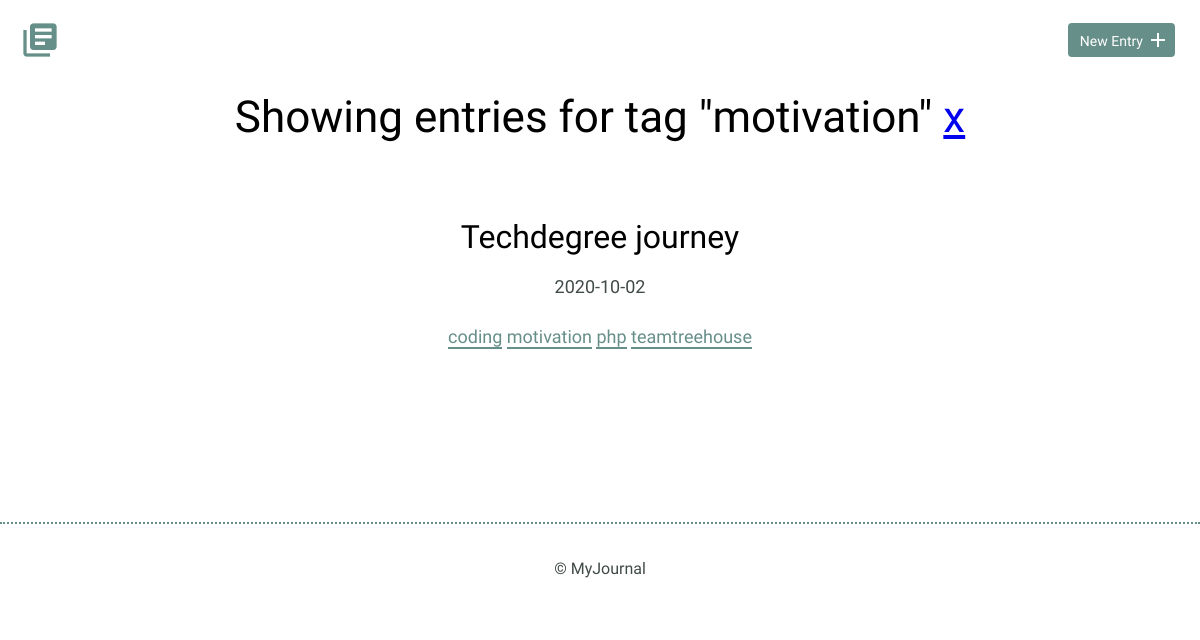
The app's page /index.php?tag_id=221 with its own data.
### tables this page shows
CREATE TABLE "tags" (
	"id"	INTEGER,
	"tag"	TEXT UNIQUE,
	PRIMARY KEY("id" AUTOINCREMENT)
);

CREATE TABLE "entries_tags" (
	"entry_id"	INTEGER,
	"tag_id"	INTEGER
);

CREATE TABLE "entries" (
	`id`	INTEGER,
	`title`	TEXT,
	`date`	TEXT,
	`time_spent`	INTEGER,
	`learned`	BLOB,
	`resources`	BLOB,
	PRIMARY KEY(`id`)
);

### inc/functions.php (called while the page is built, shortened)
<?php
function getEntriesForTag($tagId) {
    include 'connection.php';
    try {
        $stmt = $db->prepare('SELECT * FROM entries_tags JOIN entries ON entries_tags.entry_id = entries.id WHERE entries_tags.tag_id = ?');
        $stmt->bindValue(1, $_GET['tag_id'], PDO::PARAM_INT);
        $stmt->execute();
    } catch (Exception $e) {
        echoError($e->getMessage());
        return [];
    }
    return $stmt->fetchAll(PDO::FETCH_ASSOC);
}
function getTagsForEntry($entryId) {
      include 'connection.php';
      try {
        $stmt = $db->prepare('SELECT * FROM entries_tags JOIN tags ON entries_tags.tag_id = tags.id WHERE entries_tags.entry_id = ?');
        $stmt->bindValue(1, $entryId, PDO::PARAM_INT);
        $stmt->execute();
      } catch (Exception $e) {
        echoError($e->getMessage());
        return false;
      }
      return $stmt->fetchAll(PDO::FETCH_ASSOC);
}
function getTag($id) {
    include 'connection.php';
    try {
        $stmt = $db->prepare('SELECT * FROM tags WHERE id = ?');
        $stmt->bindValue(1, $id, PDO::PARAM_INT);
        $stmt->execute();
    } catch (Exception $e) {
        echoError($e->getMessage());
        return false;
    }
    return $stmt->fetch(PDO::FETCH_ASSOC);
}

### index.php (the view)
<?php
require 'inc/functions.php';
require 'header.php';
if (isset($_GET['tag_id'])) {
    $tagId = filter_input(INPUT_GET, 'tag_id', FILTER_SANITIZE_NUMBER_INT);
    $tag = getTag($tagId);
}
$entries = ! empty($tag) ? getEntriesForTag($tag['id']) : getEntries();
?>
<section>
    <div class="container">
        <?php if (! empty($tag)): ?>
            <h1 class="text-center">Showing entries for tag "<?= $tag['tag']; ?>" <a href="index.php">x</a></h1>
        <?php endif; ?>
        <div class="entry-list">
            <?php foreach ($entries as $entry): ?>
                <article>
                    <h2><a href="detail.php?id=<?= $entry['id'] ?>"><?= $entry['title'] ?></a></h2>
                    <p><time datetime="<?= $entry['date'] ?>"><?= $entry['date'] ?></time></p>
                    <p>
                        <?php foreach (getTagsForEntry($entry['id']) as $tag): ?>
                            <a href="index.php?tag_id=<?= $tag['tag_id'] ?>"><?= $tag['tag'] ?></a>
                        <?php endforeach; ?>
                    </p>
                </article>
            <?php endforeach; ?>
        </div>
    </div>
</section>
<?php require 'footer.php' ?>

### css/site.css (style rules this page uses)
body { font-size: 16px; color: #404a49; font-family: 'Cousine', serif; font-weight: 400; }
.container { margin: 0 auto; padding: 0 25px; }
h1, h2, h3 { margin: 0; font-weight: 400; line-height: 1em; color: #000; }
h1 { font-size: 44px; margin-bottom: 12px; }
h2 { font-size: 32px; }
h2 a { text-decoration: none; color: #000; }
p { line-height: 1.8em; font-size: 18px; }
p a { border-bottom: 2px solid #678f89; padding: 0; color: #678f89; text-decoration: none; }
.entry-list, .edit-entry, .new-entry { max-width: 800px; margin: 0 auto; padding: 70px 0 150px 0; }
.entry-list article { margin-bottom: 70px; text-align: center; }
.entry-list article:last-child { margin-bottom: 0; }
.entry-list article h2 { margin-bottom: 8px; }
.text-center { text-align: center; }

### records on screen
tags: tag "motivation"
entries_tags: entry.title "Techdegree journey", entry.date "2020-10-02", tag.tag "motivation"
entries_tags: tag.tag "coding"
entries_tags: tag.tag "php"
entries_tags: tag.tag "teamtreehouse"
